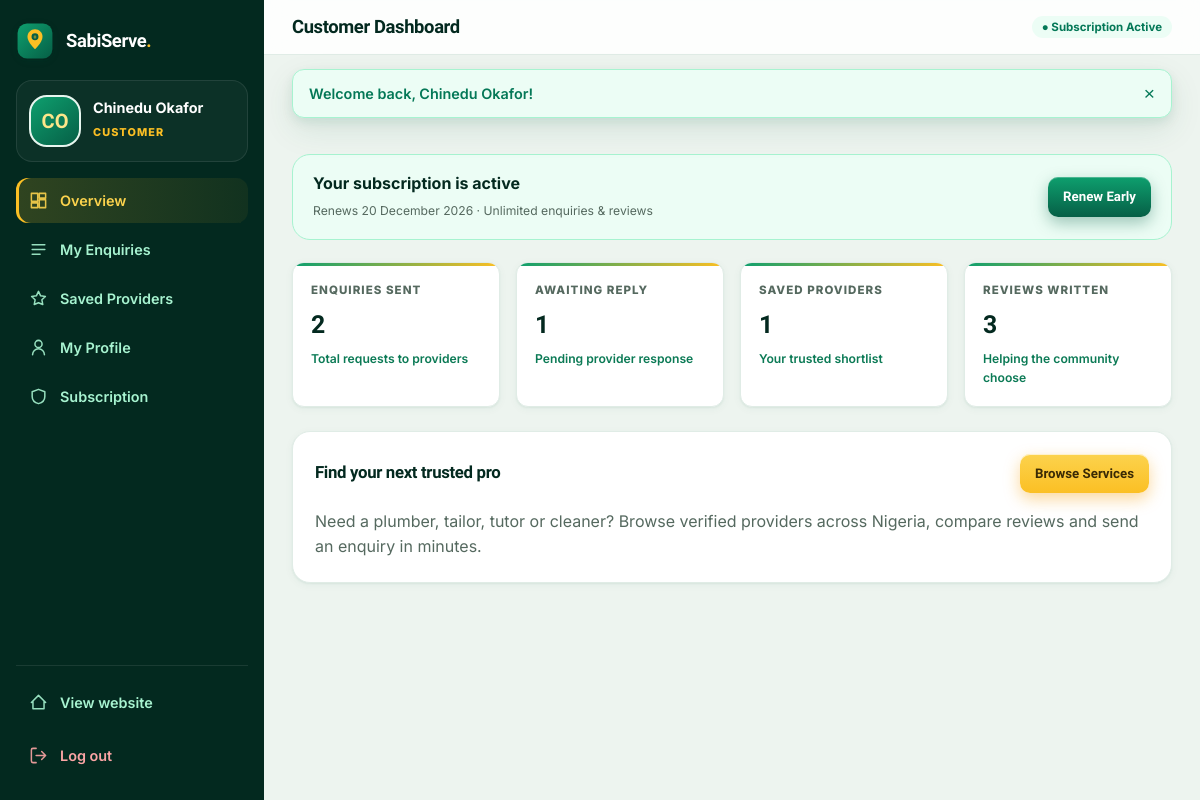
Screenshot of /user/index.php (signed in) with the database file from the repository.
### tables this page shows
CREATE TABLE users (
  id INT UNSIGNED AUTO_INCREMENT PRIMARY KEY,
  role ENUM('user','provider','staff','admin') NOT NULL DEFAULT 'user',
  full_name VARCHAR(150) NOT NULL,
  business_name VARCHAR(150) NULL,
  email VARCHAR(150) NOT NULL UNIQUE,
  phone VARCHAR(30) NULL,
  password_hash VARCHAR(255) NOT NULL,
  passport VARCHAR(255) NULL,
  location VARCHAR(120) NULL,
  bio TEXT NULL,
  category_id INT UNSIGNED NULL,
  status ENUM('active','suspended') NOT NULL DEFAULT 'active',
  last_login_at DATETIME NULL,
  created_at TIMESTAMP NOT NULL DEFAULT CURRENT_TIMESTAMP,
  updated_at TIMESTAMP NULL DEFAULT NULL ON UPDATE CURRENT_TIMESTAMP,
  INDEX idx_users_role (role),
  INDEX idx_users_status (status),
  INDEX idx_users_category (category_id),
  CONSTRAINT fk_users_category FOREIGN KEY (category_id) REFERENCES categories(id) ON DELETE SET NULL
);

CREATE TABLE subscriptions (
  id INT UNSIGNED AUTO_INCREMENT PRIMARY KEY,
  user_id INT UNSIGNED NOT NULL,
  role ENUM('user','provider') NOT NULL,
  plan VARCHAR(40) NOT NULL DEFAULT 'monthly',
  amount DECIMAL(10,2) NOT NULL DEFAULT 2000.00,
  reference VARCHAR(80) NOT NULL UNIQUE,
  status ENUM('pending','active','expired') NOT NULL DEFAULT 'pending',
  starts_at DATETIME NULL,
  ends_at DATETIME NULL,
  created_at TIMESTAMP NOT NULL DEFAULT CURRENT_TIMESTAMP,
  INDEX idx_subscriptions_user (user_id),
  INDEX idx_subscriptions_status (status),
  CONSTRAINT fk_subscriptions_user FOREIGN KEY (user_id) REFERENCES users(id) ON DELETE CASCADE
);

### includes/db.php (called while the page is built, shortened)
<?php
function db(): PDO {
    static $pdo = null;
    if ($pdo instanceof PDO) return $pdo;
    $dsn = 'mysql:host=' . DB_HOST . ';dbname=' . DB_NAME . ';charset=' . DB_CHARSET;
    try {
        $pdo = new PDO($dsn, DB_USER, DB_PASS, [
            PDO::ATTR_ERRMODE => PDO::ERRMODE_EXCEPTION,
            PDO::ATTR_DEFAULT_FETCH_MODE => PDO::FETCH_ASSOC,
            PDO::ATTR_EMULATE_PREPARES => false,
        ]);
    } catch (Throwable $e) {
        http_response_code(500);
        $msg = APP_DEBUG ? $e->getMessage() : 'We could not connect to the database. If you just deployed, edit includes/config.php with your cPanel MySQL details and import sabiserve.sql via phpMyAdmin.';
        die('<!doctype html><meta charset="utf-8"><title>SabiServe — Database setup</title><div style="font-family:system-ui;max-width:560px;margin:80px auto;padding:32px;border:1px solid #e5e7eb;border-radius:16px;text-align:center;color:#064e3b"><h2 style="margin:0 0 8px">Database not connected</h2><p style="color:#4b5563">' . htmlspecialchars($msg) . '</p></div>');
    }
    return $pdo;
}

### user/index.php (the view, shortened to what this page needs)
<?php
require_once __DIR__ . '/../includes/functions.php';
$u = require_role(['user']);
$tab = $_GET['tab'] ?? 'overview'; $tab = in_array($tab, ['overview', 'enquiries', 'saved'], true) ? $tab : 'overview';
$dashRole = 'user'; $dashTitle = match ($tab) { 'enquiries' => 'My Enquiries', 'saved' => 'Saved Providers', default => 'Customer Dashboard' }; $activeTab = $tab;
require_once __DIR__ . '/../includes/dash_top.php';
$uid = (int)$u['id'];
$stats = [
    'enquiries' => (int) db()->query("SELECT COUNT(*) FROM enquiries WHERE user_id = $uid")->fetchColumn(),
    'pending'   => (int) db()->query("SELECT COUNT(*) FROM enquiries WHERE user_id = $uid AND status = 'pending'")->fetchColumn(),
    'saved'     => (int) db()->query("SELECT COUNT(*) FROM saved_providers WHERE user_id = $uid")->fetchColumn(),
    'reviews'   => (int) db()->query("SELECT COUNT(*) FROM reviews WHERE user_id = $uid")->fetchColumn(),
];
$sub = active_subscription($uid);
?>
<div class="sub-banner <?= $sub ? 'ok' : 'warn' ?>">
  <div><strong><?= $sub ? 'Your subscription is active' : 'Activate your ₦2,000 monthly subscription' ?></strong><br><span class="hint"><?= $sub ? 'Renews ' . date('j F Y', strtotime($sub['ends_at'])) . ' · Unlimited enquiries &amp; reviews' : 'Unlock enquiries, reviews and saved providers.' ?></span></div>
  <?php if (!$sub): ?><a class="btn btn-amber" href="/subscribe.php">Subscribe Now</a><?php else: ?><a class="btn btn-emerald btn-sm" href="/subscribe.php">Renew Early</a><?php endif; ?>
</div>
<?php if ($tab === 'overview'): ?>
  <div class="stat-cards">
    <div class="stat-card"><div class="k">Enquiries Sent</div><div class="v"><?= $stats['enquiries'] ?></div><div class="d">Total requests to providers</div></div>
    <div class="stat-card"><div class="k">Awaiting Reply</div><div class="v"><?= $stats['pending'] ?></div><div class="d">Pending provider response</div></div>
    <div class="stat-card"><div class="k">Saved Providers</div><div class="v"><?= $stats['saved'] ?></div><div class="d">Your trusted shortlist</div></div>
    <div class="stat-card"><div class="k">Reviews Written</div><div class="v"><?= $stats['reviews'] ?></div><div class="d">Helping the community choose</div></div>
  </div>
  <div class="panel">
    <div class="panel-head"><h2>Find your next trusted pro</h2><a class="btn btn-amber btn-sm" href="/browse.php">Browse Services</a></div>
    <p style="color:var(--muted)">Need a plumber, tailor, tutor or cleaner? Browse verified providers across Nigeria, compare reviews and send an enquiry in minutes.</p>
  </div>
<?php endif; ?>
<?php require_once __DIR__ . '/../includes/dash_bottom.php'; ?>

### includes/dash_top.php (shortened to what this page needs)
<?php
require_once __DIR__ . '/functions.php';
$dashRole = $dashRole ?? 'user';
$dashTitle = $dashTitle ?? 'Dashboard';
$activeTab = $activeTab ?? 'overview';
$u = require_role(match ($dashRole) { 'admin' => ['admin'], 'staff' => ['staff', 'admin'], 'provider' => ['provider'], default => ['user'] });
$siteName = setting('site_name', 'SabiServe');
$logoSrc = brand_src(setting('logo'), '/assets/img/logo-mark.svg');
$subInfo = in_array($u['role'], ['user', 'provider'], true) ? subscription_badge((int)$u['id']) : null;
$navs['admin']['settings']['icon'] = 'M4 21v-7M4 10V3M12 21v-9M12 8V3M20 21v-5M20 12V3M1 14h6M9 8h6M17 16h6';
$nav = $navs[$dashRole];
$roleLabel = ['user' => 'Customer', 'provider' => 'Service Provider', 'staff' => 'Staff', 'admin' => 'Administrator'][$dashRole];
?><!DOCTYPE html>
<html lang="en">
<head>
<link rel="stylesheet" href="/assets/css/style.css">
</head>
<body class="dash-body">
<div class="dash-shell">
  <aside class="sidebar" aria-label="Dashboard navigation">
    <a class="brand" href="/" aria-label="Back to website"><img class="mark" src="<?= h($logoSrc) ?>" alt="" width="38" height="38"><span><?= h($siteName) ?><span class="dot" style="color:var(--amber-400)">.</span></span></a>
    <div class="side-user">
      <?= avatar_html($u['passport'], $u['full_name'], 52) ?>
      <div><div class="nm"><?= h($u['full_name']) ?></div><span class="rl"><?= h($roleLabel) ?></span></div>
    </div>
    <nav class="side-nav">
      <?php foreach ($nav as $key => $item): ?>
        <a class="side-link<?= $activeTab === $key ? ' active' : '' ?>" href="<?= h($item['href']) ?>"><svg width="19" height="19" viewBox="0 0 24 24" fill="none" stroke="currentColor" stroke-width="1.9" stroke-linecap="round" stroke-linejoin="round"><path d="<?= h($item['icon']) ?>"/></svg><?= h($item['label']) ?></a>
      <?php endforeach; ?>
    </nav>
    <div class="side-foot">
      <a class="side-link" href="/"><svg width="19" height="19" viewBox="0 0 24 24" fill="none" stroke="currentColor" stroke-width="1.9" stroke-linecap="round" stroke-linejoin="round"><path d="M3 12l9-9 9 9M5 10v10h14V10"/></svg>View website</a>
      <a class="side-link" href="/logout.php" style="color:#FCA5A5"><svg width="19" height="19" viewBox="0 0 24 24" fill="none" stroke="currentColor" stroke-width="1.9" stroke-linecap="round" stroke-linejoin="round"><path d="M9 21H5a2 2 0 0 1-2-2V5a2 2 0 0 1 2-2h4M16 17l5-5-5-5M21 12H9"/></svg>Log out</a>
    </div>
  </aside>
  <main class="dash-main">
    <div class="dash-topbar">
      <h1><?= h($dashTitle) ?></h1>
      <?php if ($subInfo): ?><span class="pill <?= $subInfo['active'] ? 'pill-green' : 'pill-amber' ?>"><?= $subInfo['active'] ? '● Subscription Active' : '○ ' . h($subInfo['label']) ?></span><?php else: ?><a class="btn btn-ghost btn-sm" href="/">sabiserve.com.ng</a><?php endif; ?>
    </div>
    <div class="flash-wrap" style="position:static;transform:none;width:100%;padding:14px 28px 0"><?php flash_render(); ?></div>
    <div class="dash-content">

### includes/functions.php (shortened to what this page needs)
<?php
require_once __DIR__ . '/db.php';
function h(?string $s): string { return htmlspecialchars($s ?? '', ENT_QUOTES, 'UTF-8'); }
function flash_render(): void {
    foreach ($_SESSION['flash'] as $f) {
        echo '<div class="flash flash-' . h($f['type']) . '"><span>' . h($f['msg']) . '</span><button type="button" class="flash-close" aria-label="Dismiss">&times;</button></div>';
    }
}
function settings_all(): array {
    static $s = null;
    if ($s !== null) return $s;
    $s = [];
    try {
        foreach (db()->query('SELECT setting_key, setting_value FROM settings') as $row) $s[$row['setting_key']] = $row['setting_value'];
    } catch (Throwable $e) { $s = []; }
    return $s;
}
function setting(string $key, string $default = ''): string { $all = settings_all(); return $all[$key] ?? $default; }
function current_user(): ?array {
    static $u = null; static $loaded = false;
    if ($loaded) return $u;
    $loaded = true;
    $id = $_SESSION['user_id'] ?? null;
    $st = db()->prepare('SELECT * FROM users WHERE id = ? LIMIT 1');
    $st->execute([(int)$id]);
    $u = $st->fetch() ?: null;
    return $u;
}
function require_login(): array {
    $u = current_user();
    return $u;
}
function require_role(array $roles): array {
    $u = require_login();
    return $u;
}
function active_subscription(int $userId): ?array {
    $st = db()->prepare("SELECT * FROM subscriptions WHERE user_id = ? AND status = 'active' AND ends_at > NOW() ORDER BY ends_at DESC LIMIT 1");
    $st->execute([$userId]);
    $row = $st->fetch();
    return $row ?: null;
}
function subscription_badge(int $userId): array {
    $sub = active_subscription($userId);
    if ($sub) return ['active' => true, 'label' => 'Active · renews ' . date('j M Y', strtotime($sub['ends_at']))];
    return ['active' => false, 'label' => 'Not subscribed'];
}
function brand_src(?string $file, string $fallback): string {
    return ($file && file_exists(UPLOAD_DIR . $file)) ? UPLOAD_URL . $file : $fallback;
}
function initials(string $name): string {
    $parts = preg_split('/\s+/', trim($name)); $a = strtoupper(substr($parts[0] ?? 'S', 0, 1)); $b = strtoupper(substr($parts[count($parts) - 1] ?? '', 0, 1));
    return $a . ($b !== $a ? $b : '');
}
function avatar_html(?string $passport, string $name, int $size = 96, string $class = ''): string {
    return '<span class="avatar avatar-initials ' . h($class) . '" style="width:' . $size . 'px;height:' . $size . 'px;font-size:' . round($size * 0.38) . 'px" aria-hidden="true">' . h(initials($name)) . '</span>';
}

### rows the page displays
users: full_name "CO", full_name "Chinedu Okafor"
subscriptions: ends_at "20 December 2026", id "1", user "3"

### other values shown
$siteName "SabiServe"
$roleLabel "CUSTOMER"
$item['label'] "Overview"
$item['label'] "My Enquiries"
$item['label'] "Saved Providers"
$item['label'] "My Profile"
$item['label'] "Subscription"
$dashTitle "Customer Dashboard"
$f['msg'] "Welcome back, Chinedu Okafor!"
$stats['enquiries'] "2"
